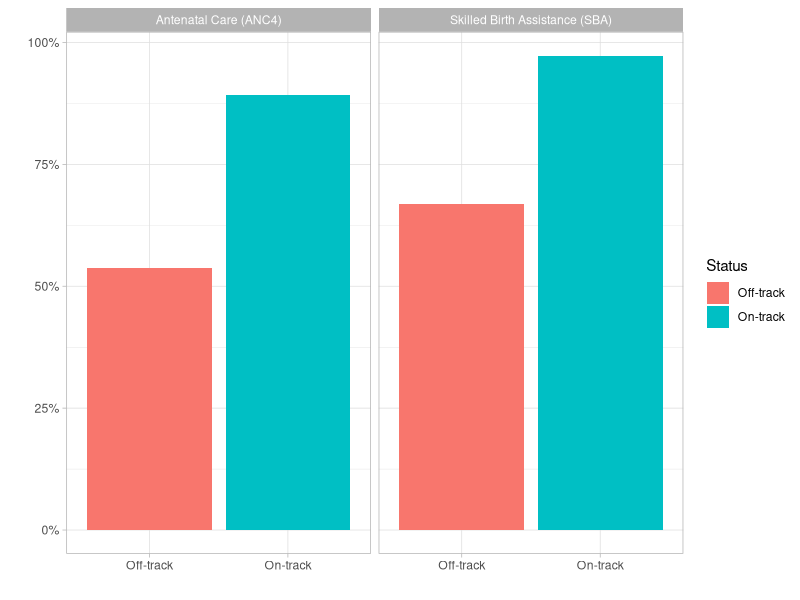

This figure's R source:
## ---- chunk 1
knitr::opts_knit$set(output.dir = "../03_output")


library(here, warn.conflicts = FALSE)
library(tidyverse, warn.conflicts = FALSE)
library(haven, warn.conflicts = FALSE)
theme_set(theme_light())

# Final Data with population-weighted coverage
data <- 
  read_dta(here("03_output", "weighted_coverge.dta"))

# View(data)
## ---- chunk 2

p <- 
data %>% 
  mutate(indicator = ifelse(
    indicator == "anc4", "Antenatal Care (ANC4)", "Skilled Birth Assistance (SBA)"
  )) %>% 
  ggplot(aes(status, val_/100, fill=status)) +
  geom_col()+
  facet_wrap(~indicator)+
  labs(x = "", y="",
       fill="Status")+
  scale_y_continuous(labels = scales::percent_format())

print(p)

#Saving Plot in figures folder 
# ggsave(plot = last_plot(),
#        width = 7, height = 6,
#        filename = "04_figures/pop_weighted_coverage.jpeg")

# Saving the output file in the output folder
# rmarkdown::render(here("02_programs","Population_weighted_coverage.Rmd"), output_file = here("03_output","my_report.html"))
